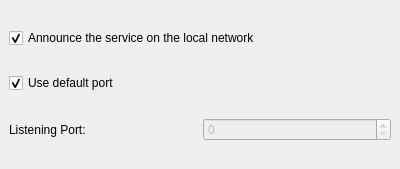
<ui version="4.0" >
 <class>TCP</class>
 <widget class="QWidget" name="TCP" >
  <property name="geometry" >
   <rect>
    <x>0</x>
    <y>0</y>
    <width>400</width>
    <height>169</height>
   </rect>
  </property>
  <layout class="QVBoxLayout" >
   <property name="margin" >
    <number>9</number>
   </property>
   <property name="spacing" >
    <number>6</number>
   </property>
   <item>
    <widget class="QCheckBox" name="kcfg_publishService" >
     <property name="text" >
      <string>Announce the service on the local network</string>
     </property>
     <property name="checked" >
      <bool>true</bool>
     </property>
    </widget>
   </item>
   <item>
    <widget class="QCheckBox" name="kcfg_useDefaultPort" >
     <property name="text" >
      <string>Use default port</string>
     </property>
     <property name="checked" >
      <bool>true</bool>
     </property>
    </widget>
   </item>
   <item>
    <layout class="QHBoxLayout" >
     <property name="margin" >
      <number>0</number>
     </property>
     <property name="spacing" >
      <number>6</number>
     </property>
     <item>
      <widget class="QLabel" name="label" >
       <property name="text" >
        <string>Listening Port:</string>
       </property>
       <property name="buddy" >
        <cstring>kcfg_port</cstring>
       </property>
      </widget>
     </item>
     <item>
      <widget class="QSpinBox" name="kcfg_port" >
       <property name="enabled" >
        <bool>false</bool>
       </property>
       <property name="maximum" >
        <number>65535</number>
       </property>
      </widget>
     </item>
    </layout>
   </item>
  </layout>
 </widget>
 <tabstops>
  <tabstop>kcfg_useDefaultPort</tabstop>
  <tabstop>kcfg_port</tabstop>
 </tabstops>
 <resources/>
 <connections>
  <connection>
   <sender>kcfg_useDefaultPort</sender>
   <signal>toggled(bool)</signal>
   <receiver>kcfg_port</receiver>
   <slot>setDisabled(bool)</slot>
   <hints>
    <hint type="sourcelabel" >
     <x>120</x>
     <y>53</y>
    </hint>
    <hint type="destinationlabel" >
     <x>277</x>
     <y>122</y>
    </hint>
   </hints>
  </connection>
 </connections>
</ui>
